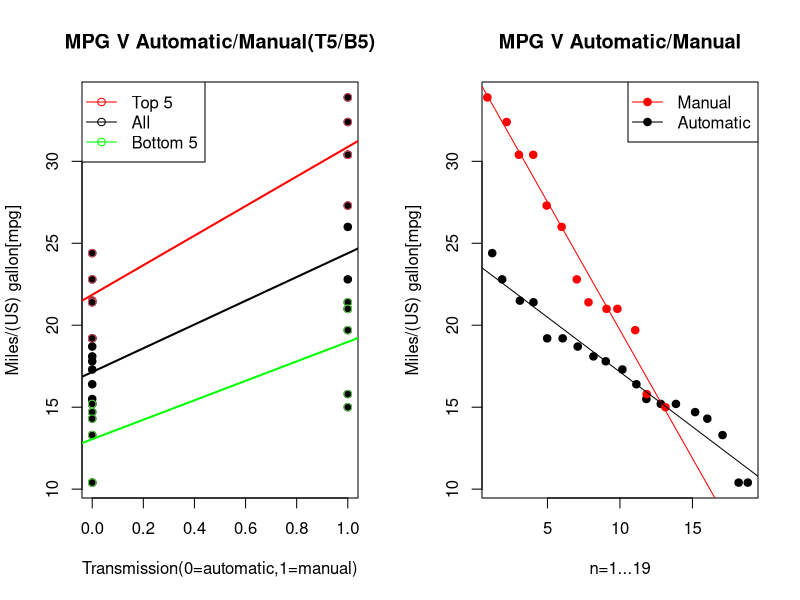
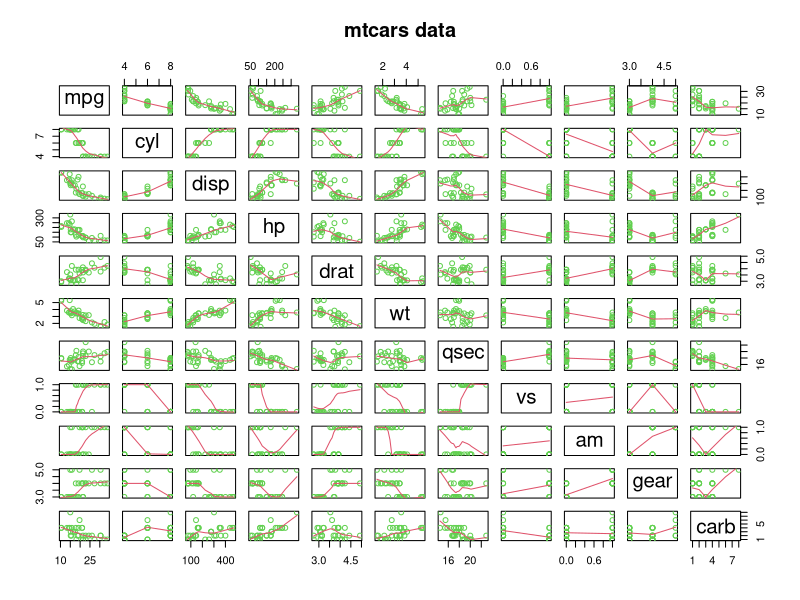

The R script that drew these images, in order:
## ---- chunk 1
d <- as.data.frame(mtcars)  # get my data

# explore my data
dim(d) 
head(d)
summary(d)

# Sort my data for manuipulation
y_mpg<-d$mpg
x_man_aut<-d$am  # automatic = 0# manaual =1
y_mpg
x_man_aut

## some more data manipulation 
dat<-data.frame(x_man_aut,y_mpg) # make a dataframe
# add a column based on a critereia
dat$ManAut <- ifelse(dat$x_man_aut ==0, "Automatic", "Manual")
# make a gglot from this 

##dat_man<-subset(dat,ManAut=="Manual") another way of doing this 
dat_man<-dat[dat$ManAut=="Manual",]
dat_aut<-dat[dat$ManAut=="Automatic",]
dim(dat)

dim(dat_man)
dim(dat_aut)

## look at the means for automatic and manual
mean(dat_man$y_mpg)
mean(dat_aut$y_mpg)

### Sort the max at top 
dat_man<-dat_man[with(dat_man, order(-y_mpg)),]
dat_aut<-dat_aut[with(dat_aut, order(-y_mpg)),]


## take the top 5 for one model of the dfs
t5_man<-dat_man[1:5,]
t5_aut<-dat_aut[1:5,]


## combine these dfs
t5_manaut<-rbind(t5_man,t5_aut)

## TRY THIS PLOT ++  this can be a red model of the top 5 for aut and man 


### GET THE BOTTOM 5 
b5_man<-dat_man[(nrow(dat_man)-5):nrow(dat_man),]
b5_aut<-dat_aut[(nrow(dat_aut)-5):nrow(dat_aut),]


## combine these dfs
b5_manaut<-rbind(b5_man,b5_aut)


### RE-Sort so the min is at the top for the next model 
dat_man<-dat_man[with(dat_man, order(-y_mpg)),]
dat_aut<-dat_aut[with(dat_aut, order(-y_mpg)),]


## add an n column to my dfs
dat_aut$n<-1:nrow(dat_aut)
dat_man$n<-1:nrow(dat_man)


## TRY THIS PLOT ++  this can be a blue model of the bottom 5 for aut and man 


### BUILD My MODELS
fit<-lm(y_mpg~x_man_aut)
## for top 5
fit_t5<-lm(t5_manaut$y_mpg~t5_manaut$x_man_aut)
## for bottom 5
fit_b5<-lm(b5_manaut$y_mpg~b5_manaut$x_man_aut)


### Build more models 

fit_man<-lm(dat_man$y_mpg~dat_man$n)
fit_aut<-lm(dat_aut$y_mpg~dat_aut$n)


## look at the coefficients 

## look at the summarys for comparison
summary(fit)
summary(fit_t5)
summary(fit_b5)

## look at the anovas for comparison 
anova(fit)
anova(fit_t5)
anova(fit_b5)

## ---- chunk 2
### PUT MY PLOT CODE IN HERE THAT I WANT TO BE VISIBLE 

par(mfrow=c(1,2)) # 1 row 2 columns of plots 

################### DO PLOT 1 

plot(dat$x_man_aut,dat$y_mpg,pch=21,col="black",bg="black",main="MPG V Automatic/Manual(T5/B5)",xlab="Transmission(0=automatic,1=manual)",ylab="Miles/(US) gallon[mpg]") # this will already have been plotted 
points(t5_manaut$x_man_aut,t5_manaut$y_mpg ,pch=21,col=((t5_manaut$x_man_aut=="1" | t5_manaut$x_man_aut=="0")*1+1),bg="black")
points(b5_manaut$x_man_aut,b5_manaut$y_mpg ,pch=21,col=((b5_manaut$x_man_aut=="1" | b5_manaut$x_man_aut=="0")*1+2),bg="black")
## abline for them all 
abline(fit,col="black",lwd=2) # this is one model 
## for top 5
abline(fit_t5,col="red",lwd=2) # this is one model 
## for bottom 5
abline(fit_b5,col="green",lwd=2) # this is one model 

## Add legend 
legend("topleft",lty=1 , pch=21,col = c("red","black", "green"), legend = c("Top 5", "All","Bottom 5"))

##################### DO PLOT 2 

## do another plot 
plot(jitter(dat_aut$n),dat_aut$y_mpg,pch=19,ylim=c(min(dat_aut$y_mpg),max(dat_man$y_mpg)),main="MPG V Automatic/Manual",xlab="n=1...19",ylab="Miles/(US) gallon[mpg]")  ##use jitter to show >1 points
points(jitter(dat_man$n),dat_man$y_mpg,pch=19,col="red")

## add the models to the plots 
abline(fit_man,col="red")
abline(fit_aut)
## Add legend 
legend("topright",lty=1 , pch=19,col = c("red","black"), legend = c("Manual", "Automatic"))

## ---- chunk 3
## Here we look at the coefficients 

## look at the summarys for comparison
summary(fit)$coeff
summary(fit_t5)$coeff
summary(fit_b5)$coeff

## look at the anovas for comparison 
anova(fit)
anova(fit_t5)
anova(fit_b5)

## ---- chunk 4

## look at the summarys for comparison
summary(fit_man)$coeff
summary(fit_aut)$coeff

## look at the anovas for comparison 
anova(fit_man)
anova(fit_aut)

## ---- chunk 5
library(datasets); data(mtcars); require(stats); require(graphics)
pairs(mtcars, panel = panel.smooth, main = "mtcars data", col = 3)
## ---- chunk 6
# TO DELETE
## this is how the project will be greaded!!!


#1. Did you interpret your coefficients correctly?

#2. Did you do some exploratory data analyses?

#3. Did you fit multiple models and detail your strategy for model selection?

#4. Did you answer the questions of interest or detail why the question(s) 
#is (are) not answerable?

#5. Did you do a residual plot and some diagnostics?

#6. Did you quantify the uncertainty in your conclusions and/or perform an inference correctly?

#7. Did you communicate your findings?

#8. Was the report brief (about 2 pages long)?

#9. Did it include an executive summary? see above 

#10. Was the report done in Rmd (knitr)?

